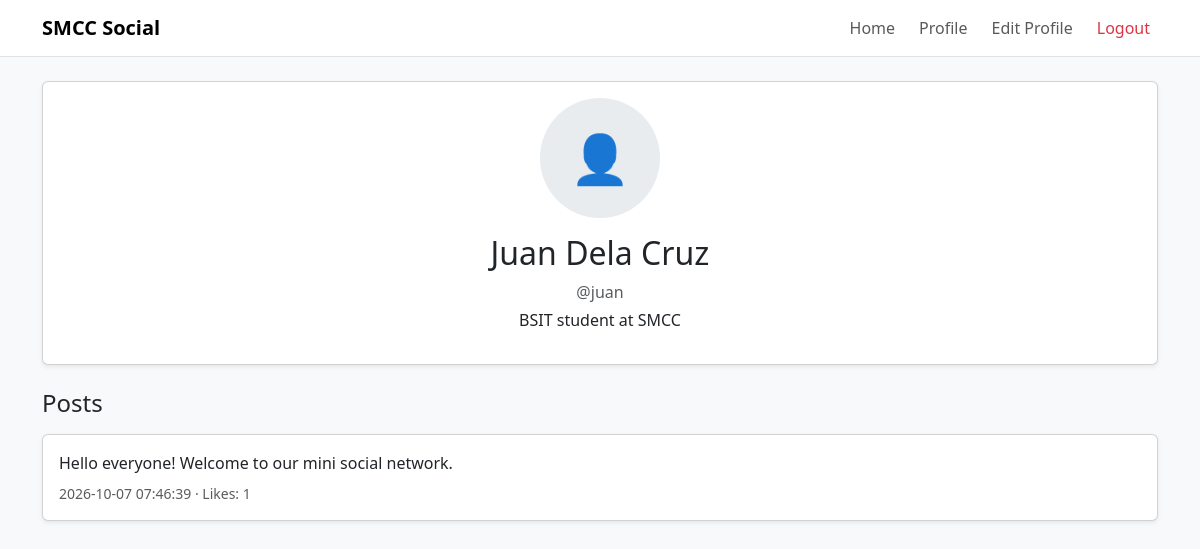
The app's page /index.php?page=profile&id=1 (signed in) with its own data.
### tables this page shows
CREATE TABLE users (
    id INT AUTO_INCREMENT PRIMARY KEY,
    username VARCHAR(50) NOT NULL UNIQUE,
    password VARCHAR(255) NOT NULL,
    full_name VARCHAR(100) NOT NULL,
    bio TEXT NULL,
    profile_image VARCHAR(255) NULL,
    created_at TIMESTAMP DEFAULT CURRENT_TIMESTAMP
);

CREATE TABLE posts (
    id INT AUTO_INCREMENT PRIMARY KEY,
    user_id INT NOT NULL,
    content TEXT NOT NULL,
    image VARCHAR(255) NULL,
    created_at TIMESTAMP DEFAULT CURRENT_TIMESTAMP,
    updated_at TIMESTAMP NULL DEFAULT NULL,
    FOREIGN KEY (user_id) REFERENCES users(id) ON DELETE CASCADE
);

### app/controllers/ProfileController.php (called while the page is built, shortened)
<?php
class ProfileController
{
    private $users;
    private $posts;
    public function __construct($db)
    {
        $this->users = new UserModel($db);
        $this->posts = new PostModel($db);
    }
    public function index()
    {
        $id = (int)($_GET['id'] ?? currentUserId());
        $user = $this->users->findById($id);
        $posts = [];
        if ($user) {
            foreach ($this->posts->getAll() as $post) {
                if ($post['user_id'] == $id) {
                    $posts[] = $post;
                }
            }
        }
        require '../app/views/profile/index.php';
    }
}

### app/models/UserModel.php (called while the page is built, shortened)
<?php
class UserModel
{
    private $conn;
    public function __construct($db)
    {
        $this->conn = $db;
    }
    public function getUserById($id)
    {
        $sql = "SELECT * FROM users
                WHERE id = :id";
        $stmt = $this->conn->prepare($sql);
        $stmt->execute([
            ":id" => $id
        ]);
        return $stmt->fetch(PDO::FETCH_ASSOC);
    }
    public function findById($id)
    {
        return $this->getUserById($id);
    }
}
?>

### app/helpers.php (called while the page is built, shortened)
<?php
function e($value)
{
    return htmlspecialchars($value ?? '', ENT_QUOTES, 'UTF-8');
}

### app/models/PostModel.php (called while the page is built, shortened)
<?php
class PostModel
{
    private $db;
    public function __construct($db)
    {
        $this->db = $db;
    }
    public function getAll()
    {
        $sql = 'SELECT p.*, u.username, u.full_name, u.profile_image,
                (SELECT COUNT(*) FROM likes l WHERE l.post_id = p.id) AS like_count
                FROM posts p
                JOIN users u ON u.id = p.user_id
                ORDER BY p.created_at DESC';
        return $this->db->query($sql)->fetchAll();
    }
}

### app/views/profile/index.php (the view, shortened to what this page needs)
<?php require '../app/views/layout/header.php'; ?>
<?php if (!$user): ?>
    <div class="alert alert-danger">User not found.</div>
<?php else: ?>
    <div class="card shadow-sm mb-4">
        <div class="card-body text-center">
            <?php if ($user['profile_image']): ?>
                <img src="uploads/<?= e($user['profile_image']) ?>" class="profile-photo mb-3">
            <?php else: ?>
                <div class="profile-photo profile-default mb-3">👤</div>
            <?php endif; ?>
            <h2><?= e($user['full_name']) ?></h2>
            <p class="text-muted mb-1">@<?= e($user['username']) ?></p>
            <p><?= e($user['bio']) ?></p>
        </div>
    </div>
    <h4 class="mb-3">Posts</h4>
    <?php foreach ($posts as $post): ?>
        <div class="card shadow-sm mb-3">
            <div class="card-body">
                <p class="mb-1"><?= nl2br(e($post['content'])) ?></p>
                <div class="text-muted small mt-2"><?= e($post['created_at']) ?> · Likes: <?= e($post['like_count']) ?></div>
            </div>
        </div>
    <?php endforeach; ?>
<?php endif; ?>
<?php require '../app/views/layout/footer.php'; ?>

### public/assets/css/style.css (style rules this page uses)
body { min-height: 100vh; }
.avatar-default, .profile-default { display: flex; align-items: center; justify-content: center; background: #e9ecef; }
.profile-photo { width: 120px; height: 120px; border-radius: 50%; object-fit: cover; margin: auto; font-size: 48px; }

### records on screen
users: full_name "Juan Dela Cruz", username "juan", bio "BSIT student at SMCC"
posts: content "Hello everyone! Welcome to our mini social network.", created_at "2026-10-07 07:46:39", like_count "1"
